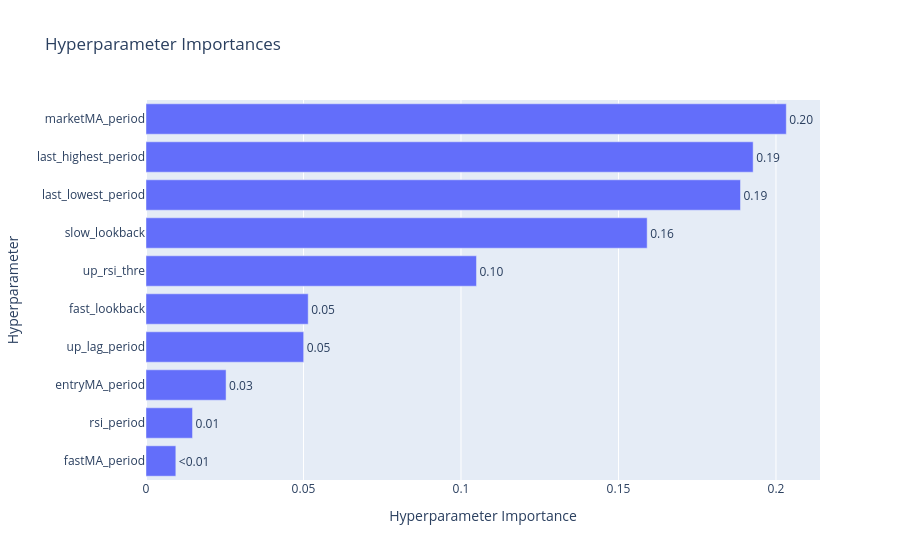

The code cell stored with this chart in its notebook:
### Markdown cell above
## Parameer analysis

### Code cell
optuna.visualization.plot_param_importances(
    study, target=lambda t: t.duration.total_seconds(), target_name="duration"
)

### Figure 1 — Plotly figure (JSON) as saved in the notebook; plotly's stock layout.template omitted (floating-point values rounded to 4 significant figures)
{"data": [{"cliponaxis": false, "hovertemplate": ["fastMA_period (IntDistribution): 0.009468797213259056<extra></extra>", "rsi_period (IntDistribution): 0.014771420789682925<extra></extra>", "entryMA_period (IntDistribution): 0.02541940863806656<extra></extra>", "up_lag_period (IntDistribution): 0.05006251316953197<extra></extra>", "fast_lookback (IntDistribution): 0.051491371605766216<extra></extra>", "up_rsi_thre (IntDistribution): 0.10491811132426367<extra></extra>", "slow_lookback (IntDistribution): 0.1591040169669047<extra></extra>", "last_lowest_period (IntDistribution): 0.1887351598128181<extra></extra>", "last_highest_period (IntDistribution): 0.19275171263189297<extra></extra>", "marketMA_period (IntDistribution): 0.20327748784781383<extra></extra>"], "name": "duration", "orientation": "h", "text": ["<0.01", "0.01", "0.03", "0.05", "0.05", "0.10", "0.16", "0.19", "0.19", "0.20"], "textposition": "outside", "type": "bar", "x": [0.009469, 0.01477, 0.02542, 0.05006, 0.05149, 0.1049, 0.1591, 0.1887, 0.1928, 0.2033], "y": ["fastMA_period", "rsi_period", "entryMA_period", "up_lag_period", "fast_lookback", "up_rsi_thre", "slow_lookback", "last_lowest_period", "last_highest_period", "marketMA_period"]}], "layout": {"title": {"text": "Hyperparameter Importances"}, "xaxis": {"title": {"text": "Hyperparameter Importance"}}, "yaxis": {"title": {"text": "Hyperparameter"}}}}
